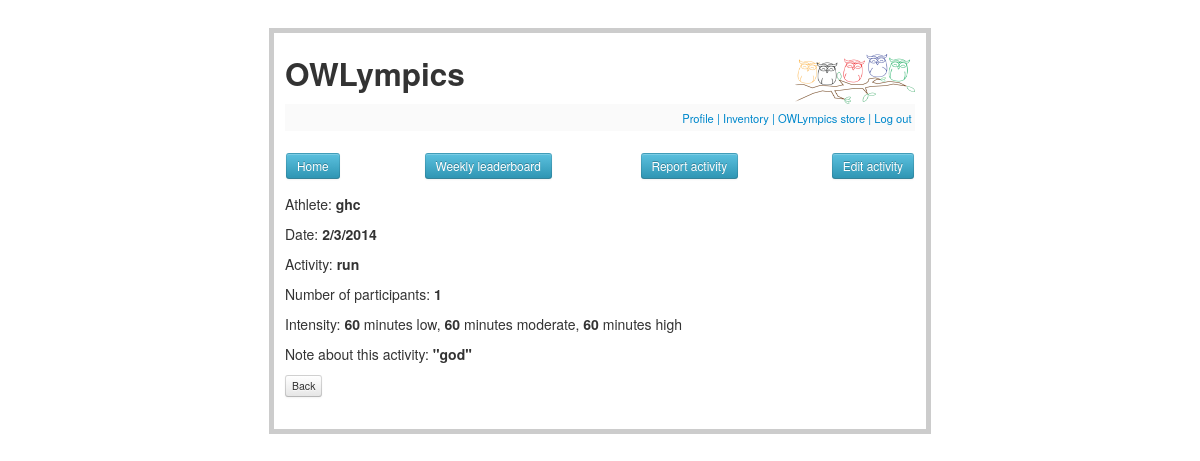
Screenshot of /view_activity/1 (signed in) with the database file from the repository.
### tables this page shows
CREATE TABLE activities (
  id integer primary key autoincrement,
  username string not null,
  year integer,
  month integer,
  day integer,
  activity string not null,
  ppl integer,
  low integer,
  moderate integer,
  high integer,
  newpoints integer,
  isthisweek integer,
  note string not null,
  rate integer,
  happiness integer,
  activeness integer,
  hour integer,
  minute integer, 
  second integer
);

### owlympics.py (the view)
@app.route('/view_activity/<int:aid>', methods=['GET', 'POST'])
def view_activity(aid):
    if not session.get('logged_in'):
        return redirect(url_for('login'))
    db = get_db()
    cur = db.execute('select * from activities where id = ?', [aid])
    thisacts = [dict(aid=row[0], username=row[1], year=row[2], month=row[3], day=row[4], activity=row[5], ppl=row[6],
                     low=row[7], moderate=row[8], high=row[9], newpoints=row[10], note=row[12]) for row in cur.fetchall()]
    thisact = thisacts[0]
    return render_template('view_activity.html', thisact = thisact)

### owlympics.py (called while the page is built)
def get_db():
    top = _app_ctx_stack.top
    if not hasattr(top, 'sqlite_db'):
        top.sqlite_db = sqlite3.connect(app.config['DATABASE'])
    return top.sqlite_db

@app.teardown_appcontext
def close_db_connection(exception):
    top = _app_ctx_stack.top
    if hasattr(top, 'sqlite_db'):
        top.sqlite_db.close()

### templates/view_activity.html (shortened to what this page needs)
{% extends "profile.html" %}
{% block profile %}
  {% if session.logged_in %}
    <form method=post>
      <dl>
        <dt>Athlete: <strong>{{thisact.username}}</strong>
        <dt>Date: <strong>{{thisact.month}}/{{thisact.day}}/{{thisact.year}}</strong>
        <dt>Activity: <strong>{{thisact.activity}}</strong>
        <dt>Number of participants: <strong>{{thisact.ppl}}</strong>
        <dt>Intensity: <strong>{{thisact.low}}</strong> minutes low, <strong>{{thisact.moderate}}</strong> minutes moderate, <strong>{{thisact.high}}</strong> minutes high
        <dt>Note about this activity: <strong>''{{thisact.note}}''</strong>
        <input type=button class="btn btn-mini" value=Back onClick="history.go(-1);return true;">
      </dl>
    </form>
  {% endif %}
{% endblock %}

### rows the page displays
activities: username "ghc", month "2", day "3", year "2014", activity "run", ppl "1", low "60", moderate "60", high "60", note "god"
